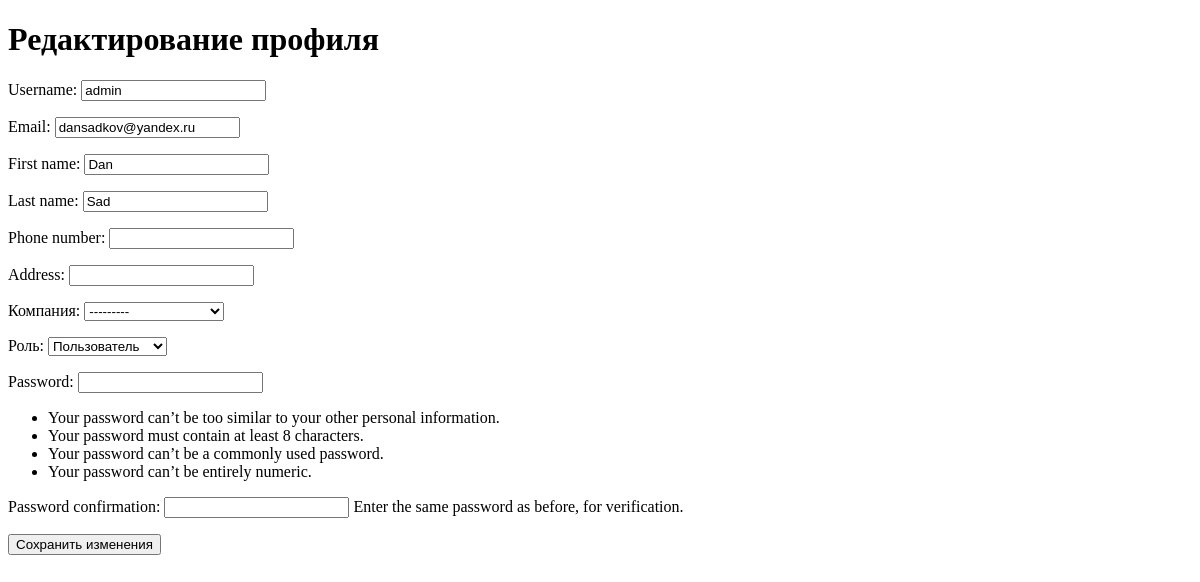
The app's page /profile/edit/ (signed in), older data.
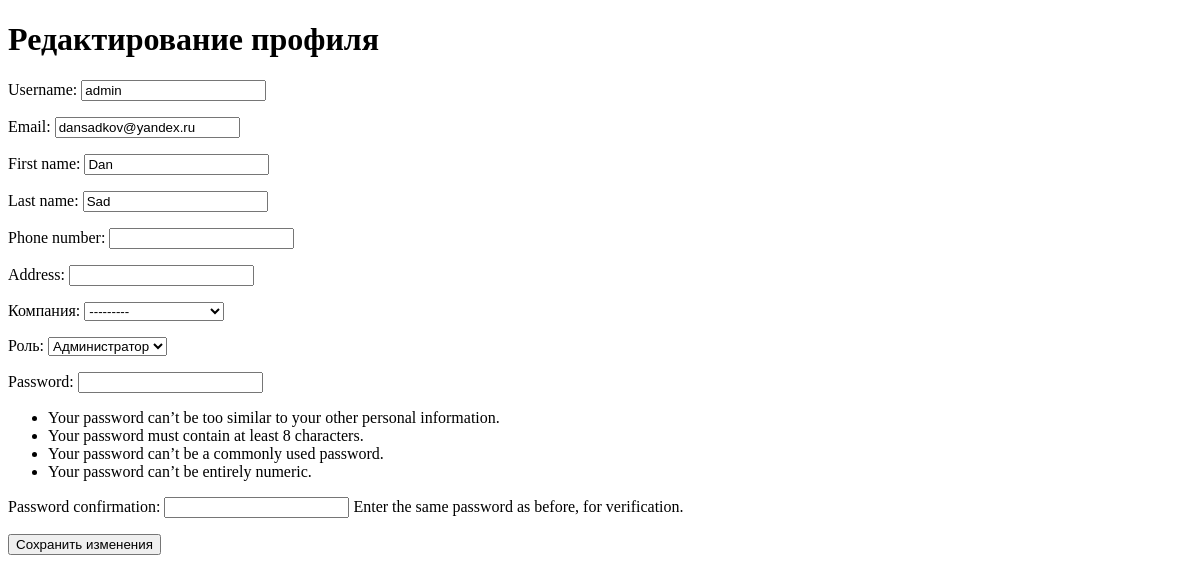
The same page, newer data.
### service/models.py (models this page shows, shortened)
class CustomUser(AbstractBaseUser, PermissionsMixin):
    username = models.CharField(max_length=30, unique=True)
    email = models.EmailField(unique=True)
    first_name = models.CharField(max_length=30)
    last_name = models.CharField(max_length=30)
    phone_number = models.CharField(max_length=15, blank=True, null=True)
    address = models.CharField(max_length=255, blank=True, null=True)
    is_active = models.BooleanField(default=True)
    is_staff = models.BooleanField(default=False)
    company = models.ForeignKey('Company', on_delete=models.SET_NULL, null=True, blank=True, verbose_name='Компания')
    role = models.CharField(max_length=10, choices=ROLES_CHOICES, default='user', verbose_name='Роль')
    objects = CustomUserManager()
    USERNAME_FIELD = 'username'
    EMAIL_FIELD = 'email'
    REQUIRED_FIELDS = ['email', 'first_name', 'last_name']

### service/views/profile_views.py (the view)
# urls.py: path('profile/edit/', edit_profile, name='edit_profile'),
@login_required
def edit_profile(request):
    user = request.user
    if request.method == 'POST':
        form = CustomUserCreationForm(request.POST, instance=user)
        if form.is_valid():
            form.save()
            return redirect('profile')
    else:
        form = CustomUserCreationForm(instance=user)
    return render(request, 'profile/edit_profile.html', {'form': form})

### service/forms.py
class CustomUserCreationForm(UserCreationForm):
    class Meta:
        model = CustomUser
        fields = ('username', 'email', 'first_name', 'last_name', 'phone_number', 'address','company','role')

### service/models.py (called while the page is built)
    def __str__(self):
        return self.name

### service/templates/profile/edit_profile.html (shortened to what this page needs)
<!DOCTYPE html>
<html lang="en">
<head>
</head>
<body>
    <h1>Редактирование профиля</h1>
    <form method="post">
        {{ form.as_p }}
        <button type="submit">Сохранить изменения</button>
    </form>
</body>
</html>

Row changes from the older to the newer data that the page shows:
changed CustomUser "admin": role "Пользователь" → "Администратор"
